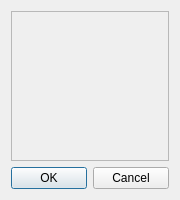
<?xml version="1.0" encoding="UTF-8"?>
<ui version="4.0">
 <class>ModularDialog</class>
 <widget class="QDialog" name="ModularDialog">
  <property name="geometry">
   <rect>
    <x>0</x>
    <y>0</y>
    <width>180</width>
    <height>200</height>
   </rect>
  </property>
  <property name="minimumSize">
   <size>
    <width>180</width>
    <height>0</height>
   </size>
  </property>
  <property name="maximumSize">
   <size>
    <width>180</width>
    <height>16777215</height>
   </size>
  </property>
  <property name="windowTitle">
   <string>Dialog</string>
  </property>
  <layout class="QVBoxLayout" name="verticalLayout_2">
   <item>
    <widget class="QScrollArea" name="MainScrollArea">
     <property name="widgetResizable">
      <bool>true</bool>
     </property>
     <widget class="QWidget" name="scrollAreaWidgetContents">
      <property name="geometry">
       <rect>
        <x>0</x>
        <y>0</y>
        <width>158</width>
        <height>147</height>
       </rect>
      </property>
      <layout class="QVBoxLayout" name="verticalLayout">
       <property name="margin">
        <number>5</number>
       </property>
      </layout>
     </widget>
    </widget>
   </item>
   <item>
    <widget class="QDialogButtonBox" name="buttonBox">
     <property name="orientation">
      <enum>Qt::Horizontal</enum>
     </property>
     <property name="standardButtons">
      <set>QDialogButtonBox::Cancel|QDialogButtonBox::Ok</set>
     </property>
     <property name="centerButtons">
      <bool>true</bool>
     </property>
    </widget>
   </item>
  </layout>
 </widget>
 <resources/>
 <connections>
  <connection>
   <sender>buttonBox</sender>
   <signal>rejected()</signal>
   <receiver>ModularDialog</receiver>
   <slot>reject()</slot>
   <hints>
    <hint type="sourcelabel">
     <x>170</x>
     <y>190</y>
    </hint>
    <hint type="destinationlabel">
     <x>286</x>
     <y>274</y>
    </hint>
   </hints>
  </connection>
  <connection>
   <sender>buttonBox</sender>
   <signal>accepted()</signal>
   <receiver>ModularDialog</receiver>
   <slot>accept()</slot>
   <hints>
    <hint type="sourcelabel">
     <x>44</x>
     <y>181</y>
    </hint>
    <hint type="destinationlabel">
     <x>43</x>
     <y>194</y>
    </hint>
   </hints>
  </connection>
 </connections>
</ui>
